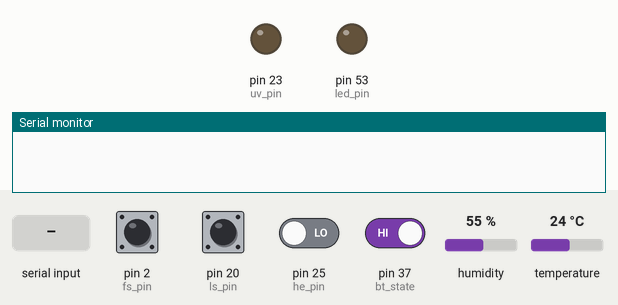
A sketch run on a simulated Arduino Mega 2560, built with avr-gcc and run on an emulated ATmega2560. Shown: output pins drawn as LEDs (lit = HIGH), the last lines printed to the serial monitor. Inputs (shaded band) come from the test bench; at power-on: pin 2 (fs_pin), pin 20 (ls_pin), pin 37 (bt_state) HIGH, pin 25 (he_pin) LOW, humidity 55 %, temperature 24 °C.

Above: at 1.8 s.
1.9 s: "q\n" received over the second serial link
At 3.2 s:
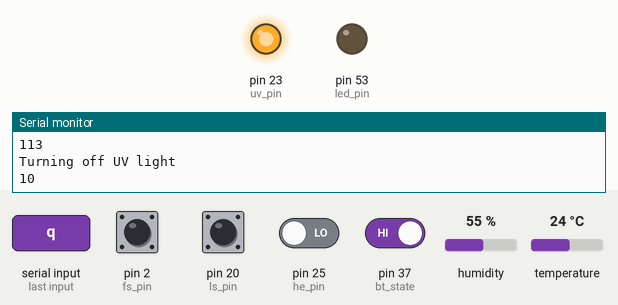
3.5 s: pin 25 (he_pin) driven HIGH
5.5 s: pin 37 (bt_state) driven LOW
8.5 s: pin 25 (he_pin) driven LOW
Timing chart, 0 to 11.5 s (numbered marks = the images above; inputs shaded):
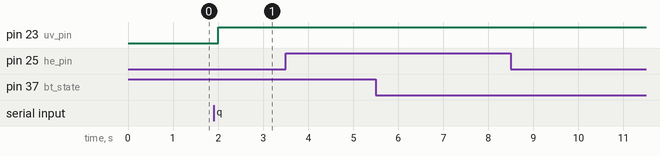

Measured:
- after the input at 1.9 s, pin 23 (uv_pin): LOW → HIGH after 0.10 s

The sketch:

totalarduino.ino
```cpp
//level switch high signal, shut down fresh water pump and turn of uv bar
//level switch low turn on uv sterilization and fresh water pump
#include <dht.h> //Library needed for humidity and temperature sensors
#include <stdlib.h>
#define bt_state 37
#define uv_pin 23
#define he_pin 25
#define dht_pin 4
#define fs_pin 2
#define sensor_interrupt 0
#define ls_pin 20
#define led_pin 53
#define fwfp_pin 22
//defining device pins
#define bt Serial1                       //HC-05 bluetooth chip
                   //all the information relating to the flow sensors
float flow_rate_ml;                      //keeps track of flow rate
float flow_volume_ml;                    //keeps track of volume
unsigned long flow_total_ml;             //keeps track of the total amount of flow
unsigned long old_flow_time;             //keeps track of time passed for the flow function
volatile byte flow_sensor_pulse_count;   //keeps track of the pulses the flow sensor has sent
float flow_sensor_tick_rate = 1;         //flow_sensor_tick_rate on the flow sensor
const long recieve_time_trigger = 1000;  //triggers after 1000 ms to run code
const long package_time_trigger = 4000;  //triggers after 4000 ms to run code
unsigned long recieve_previous_time = 0; //keeps time before the recieve_data code runs
unsigned long package_previous_time = 0; //keeps time before the package and send code runs
dht DHT;                                 //make a dht sensor object to read humidity and temperature
int bt_error(int);                       //error handlers
int inboard_error(int);
int get_flow_info();                  //get all the information regarding the  flow
int package_bundle();                 // gather data for and formate the bublde string return negative if error
int send_bundle();                    //send the bundle over the bt connection return negative if error
int recieve_data();                   //read the bundle from the bt connection into the reader, return negative if error
int get_he_state();                   //get hall effect state and return
int get_ls_state();                   //get level switch state and return
void turn_off_UV();                   //turns off the uv light does not return a value because the call to the pin is void
void turn_on_UV();                    //turns on the uv light does not return a value because the call to the pin is void
int state_check(int);                 //state handler for recieved data
float get_humidity();                 //read humidity and return
float get_temperature();              //read temperature and return
void turn_on_fwf_pump();              //turns on the fresh water fill pump
void turn_off_fwf_pump();             //turns off the freshwater fill pump
char *convert_float_to_string(float); //converts a float to a string
void flow_sensor_pulse_counter();     //used to count pulses, keeps time for flowinfo
char sender[255];                     // string to be formatted and sent over bluetooth
int receiver = 0;                     //int that gets read from the phone
char *arr[5];                         //string array for formatting sender
void setup()
{
  pinMode(bt_state,INPUT);
  pinMode(led_pin, OUTPUT);
  pinMode(ls_pin, INPUT_PULLUP);
  pinMode(he_pin, INPUT);
  pinMode(uv_pin, OUTPUT);
  pinMode(fs_pin, INPUT);
  Serial.begin(9600);
  bt.begin(9600);
  flow_rate_ml = 0;
  flow_volume_ml = 0;
  flow_total_ml = 0;
  old_flow_time = 0;
  flow_sensor_pulse_count = 0;
  attachInterrupt(sensor_interrupt, flow_sensor_pulse_counter, FALLING); //interrupt when voltage falls, and run the function pulseCounter
}

void loop()
{
  int packagecheck, sendcheck, readcheck;
  unsigned long current_time = millis();
  //recieve data timer
  if (current_time - recieve_previous_time >= recieve_time_trigger)
  {
    readcheck = recieve_data();
    if (readcheck < 0)
    {
      bt_error(readcheck);
      inboard_error(readcheck);
    }
    else
    {
      state_check(readcheck);
    }
    recieve_previous_time = current_time;
  }
  //package and send timer
  if (current_time - package_previous_time >= package_time_trigger)
  {
    if ((packagecheck = package_bundle()) >= 0)
    {
      Serial.println("----Successful Packaging----");
      if ((sendcheck = send_bundle()) > 0)
      {
        Serial.println("----Successful Sending----");
      } //sendcheck if
    }   //packagecheck if
    package_previous_time = current_time;
  } //package timer
} //eof
void flow_sensor_pulse_counter()
{
  flow_sensor_pulse_count++;
}
char *convert_float_to_string(float n, int stringlength, int precision)
{
  char buff[stringlength];
  char* float_to_be_converted = buff;
  dtostrf(n, stringlength, precision, float_to_be_converted);
  return float_to_be_converted;
}
float get_humidity()
{

  DHT.read11(dht_pin);
  float humidity = DHT.humidity;
  Serial.print("HUM:");
  Serial.print(humidity);
  Serial.print("\n");
  return humidity;
}
float get_temperature()
{
  DHT.read11(dht_pin);
  float temperature = DHT.temperature;
  Serial.print("TEMP:");
  Serial.print(temperature);
  Serial.print("\n");
  return temperature;
}
int get_he_state()
{
  int hestate = digitalRead(he_pin);
  Serial.print("HESTATE:");
  Serial.print(hestate);
  Serial.print("\n");

  return hestate;
}
void turn_off_UV()
{
  Serial.println("Turning off UV light");
  digitalWrite(uv_pin, HIGH);
}
void turn_on_UV()
{
  Serial.println("Turning off UV light");
  digitalWrite(uv_pin, LOW);
}
int get_uv_state()
{
  int uvstate = digitalRead(uv_pin);
  Serial.print("UVSTATE:");
  Serial.print(uvstate);
  Serial.print("\n");
}
int get_ls_state()
{
  int lsstate = digitalRead(ls_pin);
  Serial.print("LSSTATE:");
  Serial.print(lsstate);
  Serial.print("\n");
  return lsstate;
}
int get_flow_info()
{
  if ((millis() - old_flow_time > 1000))
  {
    detachInterrupt(sensor_interrupt);
    flow_rate_ml = ((1000.0 / (millis() - old_flow_time)) * flow_sensor_pulse_count) / flow_sensor_tick_rate;
    old_flow_time = millis();
    flow_volume_ml = (flow_rate_ml / 60) * 1000;
    flow_total_ml += flow_volume_ml;
    Serial.print("Flow Rate:");
    Serial.print(flow_rate_ml);
    Serial.print("mL/min\n");
    Serial.print("Output Liquid Quantity: ");
    Serial.print(flow_total_ml);
    Serial.print("mL");
    Serial.print("\t"); // Print tab space
    long totallitres = flow_total_ml / 1000;
    Serial.print(totallitres);
    Serial.print("L");
    Serial.print("\n");
    flow_sensor_pulse_count = 0;
    attachInterrupt(sensor_interrupt, flow_sensor_pulse_counter, FALLING);
  }
  else
  {
    Serial.println("Flow sensor Error");
    inboard_error(-25);
    return -25;
  }
}
void turn_on_fwf_pump()
{
  digitalWrite(fwfp_pin, HIGH);
}
void turn_off_fwf_pump()
{
  digitalWrite(fwfp_pin, LOW);
}
int package_bundle()
{
  get_flow_info();
  arr[0] = convert_float_to_string(get_humidity(), 3, 2);
  arr[1] = convert_float_to_string(get_temperature(), 3, 2);
  arr[2] = convert_float_to_string(flow_rate_ml, 3, 2);
  arr[3] = convert_float_to_string(flow_total_ml, 3, 2);
  arr[4] = convert_float_to_string(flow_volume_ml, 3, 2);
  int n = sprintf(sender,
                  "Humidity:%s#\nTemperature:%s#\nFlow_Frequency:%s#\nFlow_flow_total_ml:%s#\nFlow_Rate_ml:%s#\nHall_Effect_State:%d#\nLevel_Switch_State:%i#\nUV_State %d#\n",
                  arr[0], arr[1], arr[2], arr[3], arr[4], get_he_state(), get_ls_state(), get_uv_state());
  Serial.println(sender);
  if (n < 0)
  {
    return -14;
  }
  else
    return 0;
}
int send_bundle()
{
  int btcheck=digitalRead(bt_state);
  if(btcheck==LOW){
    Serial.println("----No bluetooth connection aborting data transmission----");
    return 0;
    }
  if (bt.availableForWrite())
  {
    Serial.println("Sending String:");
    Serial.print(sender);
    bt.println(sender);
    return 1;
  }
  else
    return -15;
}
int recieve_data()
{
   int btcheck=digitalRead(bt_state);
  if(btcheck==LOW){
    Serial.println("----No bluetooth connection aborting data transcription----");
    return 0;
    }
  int num = receiver;
  if (bt.available())
  {
    receiver = bt.read();
    if (num != receiver)
    {
      Serial.println(receiver);
      return receiver;
    }
    else
    {
      return 0;
    }
  }

}
int state_check(int phonedata)
{
  switch (phonedata)
  {
  case 112:
    turn_on_UV();
    return 20;
    break;
  case 113:
    turn_off_UV();
    return 21;
    break;
  case 114:
    turn_on_fwf_pump();
    return 22;
    break;
  case 115:
    turn_off_fwf_pump();
    return 22;
    break;
  default:
    return -20;
    break;
  }
}
int bt_error(int code)
{
  char message[21];
  sprintf(message, "Error code %i#", code);
  if (bt.availableForWrite() > 0)
  {
    bt.println(message);
    return 0;
  }
  else
  {
    Serial.println("Error with the error handler sending over bluetooth");
    return -52;
  }
}
int inboard_error(int code)
{
  char message[21];
  sprintf(message, "Error code %i#", code);
  if (bt.availableForWrite() > 0)
  {
    Serial.println(message);
    bt.println(message);
    return 0;
  }
  else
  {
    Serial.println("Error with the error handler sending over bluetooth");
    Serial.println(message);
    return -53;
  }
}
```
